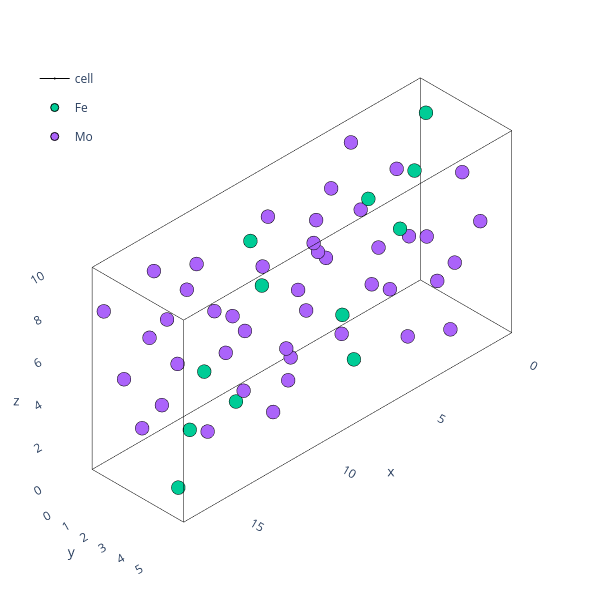

Notebook source saved alongside this figure:
### Code cell
theatoms=AtomsObjects['P']['Atoms'].atoms.sample(n=1).iloc[0]
plotting.plotly_atoms(theatoms)

### Figure 1 — Plotly figure (JSON) as saved in the notebook; plotly's stock layout.template omitted (floating-point values rounded to 4 significant figures)
{"data": [{"hoverinfo": "skip", "legendgroup": "cell", "line": {"color": "black", "width": 1}, "marker": {"size": 0.01}, "name": "cell", "showlegend": false, "type": "scatter3d", "x": [0.0, 17.81], "y": [0, 0], "z": [0, 0]}, {"hoverinfo": "skip", "legendgroup": "cell", "line": {"color": "black", "width": 1}, "marker": {"size": 0.01}, "name": "cell", "showlegend": false, "type": "scatter3d", "x": [0, 0], "y": [0.0, 4.964], "z": [0, 0]}, {"hoverinfo": "skip", "legendgroup": "cell", "line": {"color": "black", "width": 1}, "marker": {"size": 0.01}, "name": "cell", "showlegend": false, "type": "scatter3d", "x": [0, 0], "y": [0, 0], "z": [0.0, 9.499]}, {"hoverinfo": "skip", "legendgroup": "cell", "line": {"color": "black", "width": 1}, "marker": {"size": 0.01}, "name": "cell", "showlegend": false, "type": "scatter3d", "x": [17.81, 17.81], "y": [0.0, 4.964], "z": [0, 0]}, {"hoverinfo": "skip", "legendgroup": "cell", "line": {"color": "black", "width": 1}, "marker": {"size": 0.01}, "name": "cell", "showlegend": false, "type": "scatter3d", "x": [0.0, 17.81], "y": [4.964, 4.964], "z": [0, 0]}, {"hoverinfo": "skip", "legendgroup": "cell", "line": {"color": "black", "width": 1}, "marker": {"size": 0.01}, "name": "cell", "showlegend": false, "type": "scatter3d", "x": [17.81, 17.81], "y": [4.964, 4.964], "z": [0.0, 9.499]}, {"hoverinfo": "skip", "legendgroup": "cell", "line": {"color": "black", "width": 1}, "marker": {"size": 0.01}, "name": "cell", "showlegend": false, "type": "scatter3d", "x": [17.81, 17.81], "y": [0, 0], "z": [0.0, 9.499]}, {"hoverinfo": "skip", "legendgroup": "cell", "line": {"color": "black", "width": 1}, "marker": {"size": 0.01}, "name": "cell", "showlegend": false, "type": "scatter3d", "x": [0, 0], "y": [4.964, 4.964], "z": [0.0, 9.499]}, {"hoverinfo": "skip", "legendgroup": "cell", "line": {"color": "black", "width": 1}, "marker": {"size": 0.01}, "name": "cell", "showlegend": false, "type": "scatter3d", "x": [0.0, 17.81], "y": [0, 0], "z": [9.499, 9.499]}, {"hoverinfo": "skip", "legendgroup": "cell", "line": {"color": "black", "width": 1}, "marker": {"size": 0.01}, "name": "cell", "showlegend": false, "type": "scatter3d", "x": [0, 0], "y": [0.0, 4.964], "z": [9.499, 9.499]}, {"hoverinfo": "skip", "legendgroup": "cell", "line": {"color": "black", "width": 1}, "marker": {"size": 0.01}, "name": "cell", "showlegend": false, "type": "scatter3d", "x": [0.0, 17.81], "y": [4.964, 4.964], "z": [9.499, 9.499]}, {"hoverinfo": "skip", "legendgroup": "cell", "line": {"color": "black", "width": 1}, "marker": {"size": 0.01}, "name": "cell", "showlegend": true, "type": "scatter3d", "x": [17.81, 17.81], "y": [0.0, 4.964], "z": [9.499, 9.499]}, {"hovertext": ["Fe0", "Fe1", "Fe2", "Fe3", "Fe4", "Fe5", "Fe6", "Fe7", "Fe8", "Fe9", "Fe10", "Fe11"], "marker": {"line": {"color": "black", "width": 1}}, "mode": "markers", "name": "Fe", "type": "scatter3d", "x": [9.851, 7.963, 16.87, 0.9442, 1.568, 16.25, 7.34, 10.47, 2.352, 15.46, 6.556, 11.26], "y": [1.241, 3.723, 3.723, 1.241, 1.241, 3.723, 3.723, 1.241, 1.241, 3.723, 3.723, 1.241], "z": [5.291, 4.208, 0.5414, 8.958, 6.554, 2.945, 1.805, 7.694, 4.208, 5.291, 8.958, 0.5414]}, {"hovertext": ["Mo0", "Mo1", "Mo2", "Mo3", "Mo4", "Mo5", "Mo6", "Mo7", "Mo8", "Mo9", "Mo10", "Mo11", "Mo12", "Mo13", "Mo14", "Mo15", "Mo16", "Mo17", "Mo18", "Mo19", "Mo20", "Mo21", "Mo22", "Mo23", "Mo24", "Mo25", "Mo26", "Mo27", "Mo28", "Mo29", "Mo30", "Mo31", "Mo32", "Mo33", "Mo34", "Mo35", "Mo36", "Mo37", "Mo38", "Mo39", "Mo40", "Mo41", "Mo42", "Mo43"], "marker": {"line": {"color": "black", "width": 1}}, "mode": "markers", "name": "Mo", "type": "scatter3d", "x": [6.805, 11.01, 2.102, 15.71, 4.489, 13.33, 4.418, 13.4, 6.093, 11.72, 2.815, 15.0, 5.523, 12.29, 3.385, 14.43, 2.904, 14.91, 6.003, 11.81, 7.446, 10.37, 1.461, 16.35, 8.426, 9.388, 0.481, 17.33, 0.6235, 17.19, 8.284, 9.531, 17.19, 0.6235, 9.531, 8.284, 5.131, 12.68, 3.777, 14.04, 12.68, 5.131, 14.04, 3.777], "y": [1.241, 3.723, 3.723, 1.241, 1.241, 3.723, 3.723, 1.241, 1.241, 3.723, 3.723, 1.241, 1.241, 3.723, 3.723, 1.241, 1.241, 3.723, 3.723, 1.241, 1.241, 3.723, 3.723, 1.241, 1.241, 3.723, 3.723, 1.241, 0.0, 0.0, 0.0, 0.0, 2.482, 2.482, 2.482, 2.482, 2.482, 2.482, 2.482, 2.482, 0.0, 0.0, 0.0, 0.0], "z": [5.348, 4.151, 0.5984, 8.901, 6.174, 3.325, 1.425, 8.074, 7.979, 1.52, 3.23, 6.269, 0.8549, 8.644, 5.604, 3.895, 1.643, 7.856, 6.393, 3.106, 2.916, 6.583, 7.666, 1.833, 0.1235, 9.376, 4.873, 4.626, 2.375, 7.124, 7.124, 2.375, 7.124, 2.375, 2.375, 7.124, 3.61, 5.889, 8.359, 1.14, 5.889, 3.61, 1.14, 8.359]}], "layout": {"height": 600, "legend": {"x": 0.05, "xanchor": "left", "y": 0.9, "yanchor": "top"}, "margin": {"b": 5, "l": 5, "r": 0.5, "t": 5}, "scene": {"aspectmode": "data", "camera": {"projection": {"type": "orthographic"}}, "xaxis": {"range": [-1.781, 19.6], "showbackground": false, "showgrid": false}, "yaxis": {"range": [-0.4964, 5.461], "showbackground": false, "showgrid": false}, "zaxis": {"range": [-0.9499, 10.45], "showbackground": false, "showgrid": false}}, "width": 600}}
